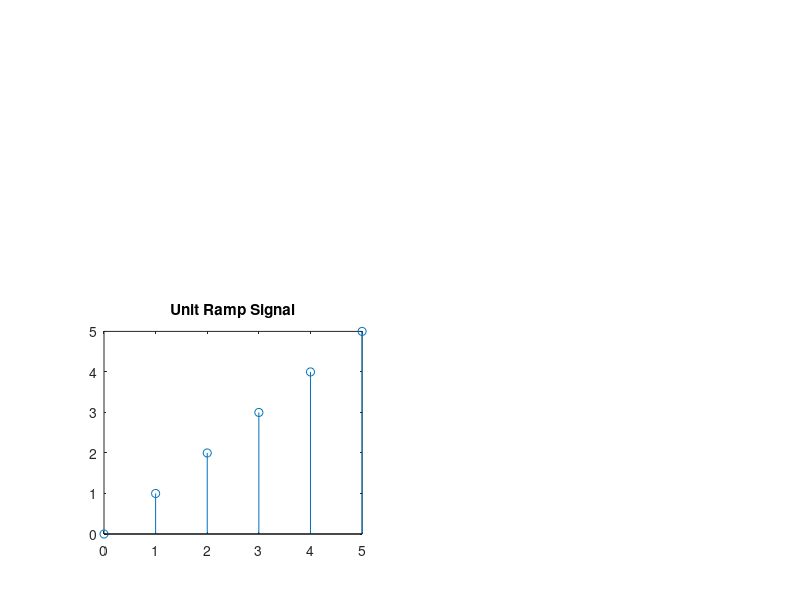

MATLAB code to generate this figure:
clc;
close all;
clear all;
n=input('Enter n value:');
t=0:n;
y=ones(1,n);
figure(3);
subplot(2,2,3);
stem(t,t);
title('Unit Ramp Signal');
